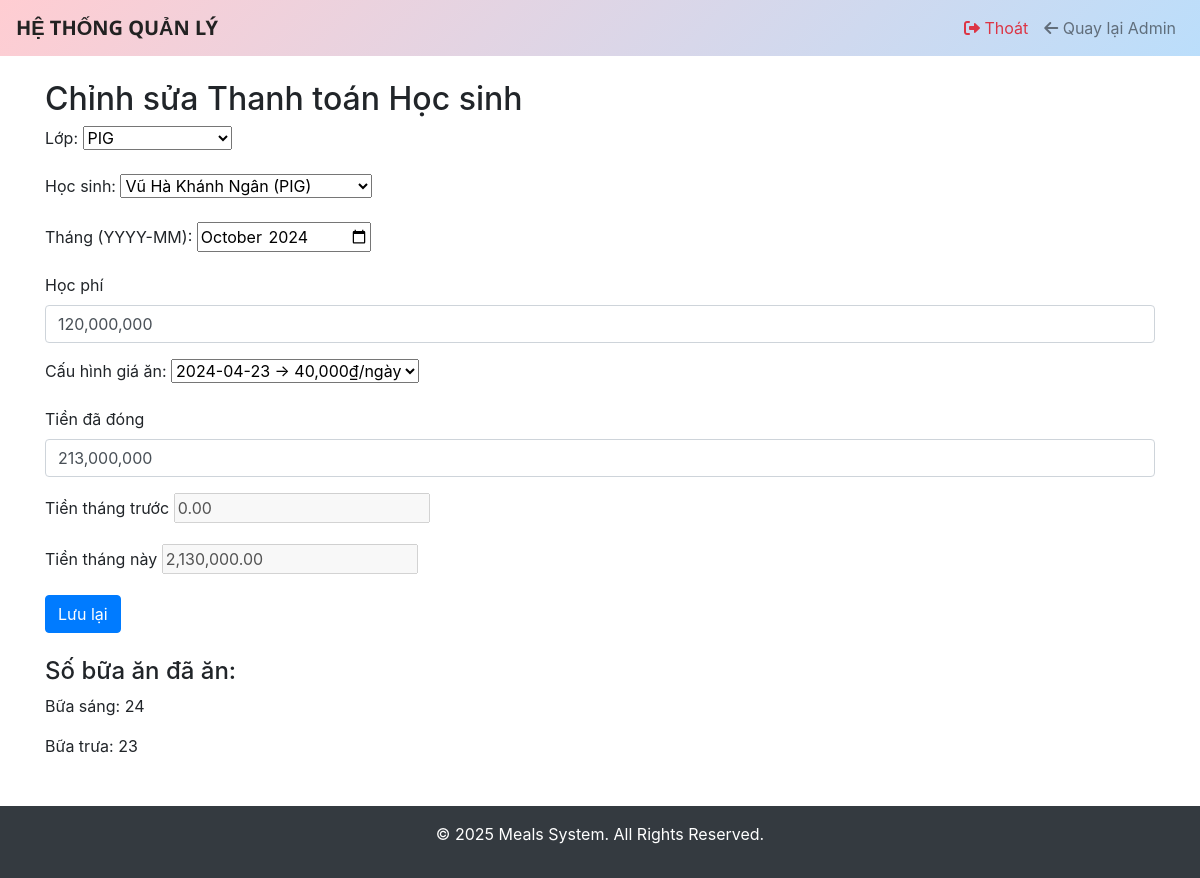
Page /meals/student-payment/edit/300/ (signed in) on the committed database.
### meals/models.py (models this page shows, shortened)
class StudentPayment(models.Model):
    class Meta:
        unique_together = ('student', 'month')
        verbose_name = "Công nợ học sinh"
        verbose_name_plural = "Công nợ học sinh"
        permissions = [
            ("view_statistics", "Có thể xem thống kê"),
        ]
    student = models.ForeignKey(
        'Student',
        on_delete=models.CASCADE,
        verbose_name="Học sinh"
    )
    month = models.CharField(
        max_length=7,
        verbose_name="Tháng",
        help_text="Chọn tháng theo định dạng YYYY‑MM"
    )
    tuition_fee = models.DecimalField(
        max_digits=10,
        decimal_places=2,
        verbose_name="Học phí"
    )
    amount_paid = models.DecimalField(
        max_digits=10,
        decimal_places=2,
        verbose_name="Số tiền đã đóng"
    )
    remaining_balance = models.DecimalField(
        max_digits=10,
        decimal_places=2,
        null=True,
        blank=True,
        verbose_name="Số dư"
    )
    meal_price = models.ForeignKey(
        MealPrice,
        on_delete=models.PROTECT,
        verbose_name="Cấu hình giá ăn",
        help_text="Chọn cấu hình giá ăn áp dụng cho tháng này"
    )

### meals/views.py (the view)
# urls.py: path('student-payment/edit/', login_required(views.student_payment_edit), name='student_payment_edit'),
@login_required(login_url='login')
@permission_required('meals.change_studentpayment', raise_exception=True)
def student_payment_edit(request, pk=None):
    classrooms = ClassRoom.objects.all()
    if request.method == "GET" and request.GET.get('payment_id'):
        try:
            payment = StudentPayment.objects.get(id=request.GET.get('payment_id'))
        except StudentPayment.DoesNotExist:
            payment = None
    else:
        payment = get_object_or_404(StudentPayment, pk=pk) if pk else None
    if request.method == "POST":
        student_id = request.POST.get('student')
        month_val  = request.POST.get('month')
        form_instance = payment
        if not payment and student_id and month_val:
            dup = StudentPayment.objects.filter(
                student_id=student_id, month=month_val
            ).first()
            if dup:
                form_instance = dup
        form = StudentPaymentForm(request.POST, instance=form_instance)
        if form.is_valid():
            payment_obj = form.save()
            messages.success(request, "Lưu thành công")
            return redirect(request.path)
        else:
            print("Form errors:", form.errors)
    else:
        form = StudentPaymentForm(instance=payment)
    breakfast_count = lunch_count = 0
    if form.instance and form.instance.pk and form.instance.student and form.instance.month:
        try:
            y, m = map(int, form.instance.month.split("-"))
            qs = MealRecord.objects.filter(
                student=form.instance.student,
                date__year=y, date__month=m,
                meal_type__in=["Bữa sáng","Bữa trưa"]
            ).filter(Q(status="Đủ")|Q(status="Thiếu", non_eat=2))
            breakfast_count = qs.filter(meal_type="Bữa sáng").count()
            lunch_count     = qs.filter(meal_type="Bữa trưa").count()
        except Exception as e:
            print("Error counting meals:", e)
    var_is_edit = bool(payment and payment.pk)
    return render(request, 'payments/student_payment_form.html', {
        'form':             form,
        'classrooms':       classrooms,
        'is_edit':          var_is_edit,
        'breakfast_count':  breakfast_count,
        'lunch_count':      lunch_count,
    })

### meals/models.py (called while the page is built)
    def __str__(self):
        return f"{self.effective_date:%Y-%m-%d} → {self.daily_price:,}₫/ngày"

    def __str__(self):
        return self.name

    def __str__(self):
        return f"{self.name} ({self.classroom})"

### meals/templates/payments/student_payment_form.html (shortened to what this page needs)
{% extends "layout.html" %}
{% load static %}
{% block content %}
<h2>Chỉnh sửa Thanh toán Học sinh</h2>
<form method="post" id="payment-form">
    <div class="form-group">
        {{ form.classroom.label_tag }}
        {{ form.classroom }}
    </div>
    <div class="form-group">
        {{ form.student.label_tag }}
        {{ form.student }}
    </div>
    <div class="form-group">
        {{ form.month.label_tag }}
        {{ form.month }}
    </div>
    <div class="form-group">
        <label for="id_tuition_fee">{{ form.tuition_fee.label }}</label>
        <input type="text" id="id_tuition_fee" name="tuition_fee" class="form-control money"
               value="{{ form.tuition_fee.value|default_if_none:'' }}">
    </div>
    <div class="form-group">
        {{ form.meal_price.label_tag }}
        {{ form.meal_price }}
    </div>
    <div class="form-group">
        <label for="id_amount_paid">{{ form.amount_paid.label }}</label>
        <input type="text" id="id_amount_paid" name="amount_paid" class="form-control money"
               value="{{ form.amount_paid.value|default_if_none:'' }}">
    </div>
    <div class="form-group">
        <label for="id_prev_month_balance">Tiền tháng trước</label>
        {{ form.prev_month_balance }}
    </div>
    <div class="form-group">
        <label for="id_current_month_payment">Tiền tháng này</label>
        {{ form.current_month_payment }}
    </div>
    <button type="submit" class="btn btn-primary">Lưu lại</button>
</form>
<div id="meal-counts" class="mt-4">
    <h4>Số bữa ăn đã ăn:</h4>
    <p>Bữa sáng: <span id="breakfast_count">{{ breakfast_count|default:"0" }}</span></p>
    <p>Bữa trưa: <span id="lunch_count">{{ lunch_count|default:"0" }}</span></p>
</div>
{% endblock %}

### templates/layout.html (style rules this page uses)
:root { --nav-gradient-start: #FFCDD2; --nav-gradient-end: #BBDEFB; }

### rows in the picture
StudentPayment: student "Vũ Hà Khánh Ngân (PIG)", month "2024-10", tuition_fee "120,000,000", meal_price "2024-04-23 → 40,000₫/ngày", amount_paid "213,000,000"

### other values in the picture
{{ breakfast_count|default:"0" }} "24"
{{ lunch_count|default:"0" }} "23"
{{ current_year }} "2025"
